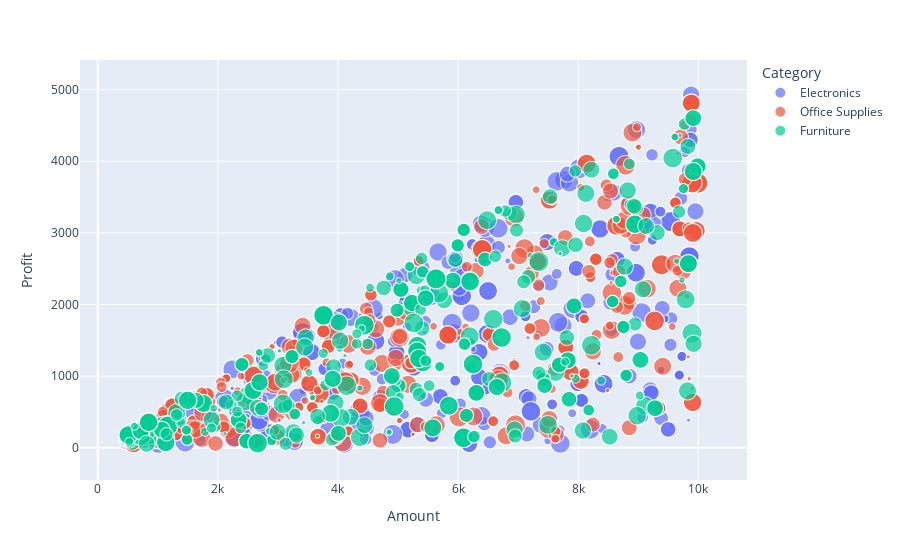

The cell this chart's notebook holds for it:
### Markdown cell above
## 3] Multivariate Analysis

### Code cell
fig = px.scatter(
    df,
    x='Amount',
    y='Profit',
    color='Category',
    size='Quantity',
    hover_data=['CustomerName', 'City']
)
fig.show()

### Figure 1 — Plotly figure (JSON) as saved in the notebook; plotly's stock layout.template omitted (floating-point values rounded to 4 significant figures; data arrays with more than 128 entries replaced by an {"elided": "..."} marker saying what was removed)
{"data": [{"customdata": {"elided": "388x2 str values"}, "hovertemplate": "Category=Electronics<br>Amount=%{x}<br>Profit=%{y}<br>Quantity=%{marker.size}<br>CustomerName=%{customdata[0]}<br>City=%{customdata[1]}<extra></extra>", "legendgroup": "Electronics", "marker": {"color": "#636efa", "size": {"elided": "388 int values"}, "sizemode": "area", "sizeref": 0.05, "symbol": "circle"}, "mode": "markers", "name": "Electronics", "showlegend": true, "type": "scattergl", "x": {"elided": "388 int values"}, "xaxis": "x", "y": {"elided": "388 int values"}, "yaxis": "y"}, {"customdata": {"elided": "399x2 str values"}, "hovertemplate": "Category=Office Supplies<br>Amount=%{x}<br>Profit=%{y}<br>Quantity=%{marker.size}<br>CustomerName=%{customdata[0]}<br>City=%{customdata[1]}<extra></extra>", "legendgroup": "Office Supplies", "marker": {"color": "#EF553B", "size": {"elided": "399 int values"}, "sizemode": "area", "sizeref": 0.05, "symbol": "circle"}, "mode": "markers", "name": "Office Supplies", "showlegend": true, "type": "scattergl", "x": {"elided": "399 int values"}, "xaxis": "x", "y": {"elided": "399 int values"}, "yaxis": "y"}, {"customdata": {"elided": "407x2 str values"}, "hovertemplate": "Category=Furniture<br>Amount=%{x}<br>Profit=%{y}<br>Quantity=%{marker.size}<br>CustomerName=%{customdata[0]}<br>City=%{customdata[1]}<extra></extra>", "legendgroup": "Furniture", "marker": {"color": "#00cc96", "size": {"elided": "407 int values"}, "sizemode": "area", "sizeref": 0.05, "symbol": "circle"}, "mode": "markers", "name": "Furniture", "showlegend": true, "type": "scattergl", "x": {"elided": "407 int values"}, "xaxis": "x", "y": {"elided": "407 int values"}, "yaxis": "y"}], "layout": {"legend": {"itemsizing": "constant", "title": {"text": "Category"}, "tracegroupgap": 0}, "margin": {"t": 60}, "xaxis": {"anchor": "y", "domain": [0, 1], "title": {"text": "Amount"}}, "yaxis": {"anchor": "x", "domain": [0, 1], "title": {"text": "Profit"}}}}
